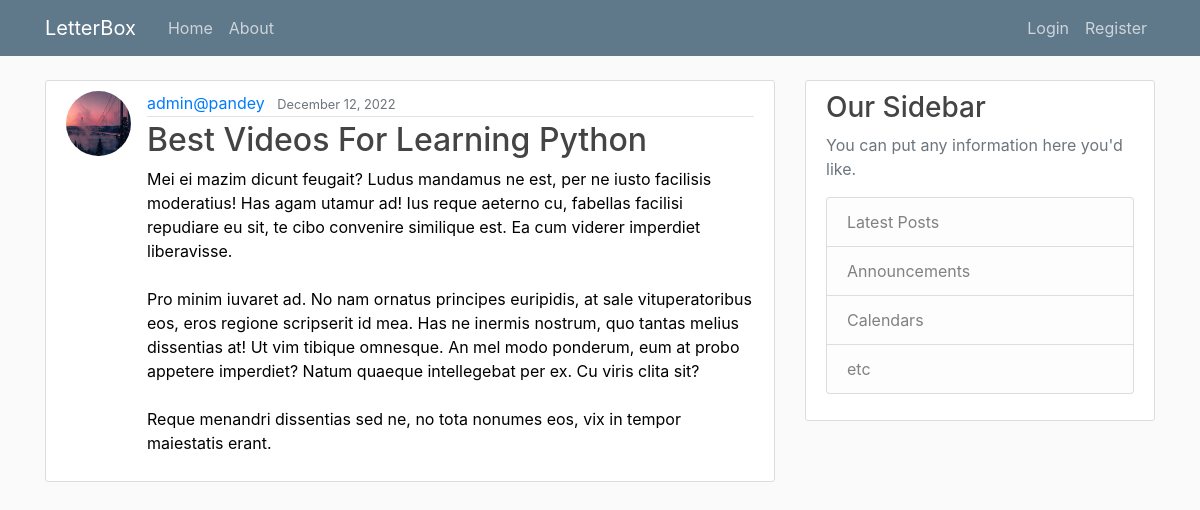
/posts/28/, run on the app's committed database.
### blog/models.py (models this page shows, shortened)
class Posts(models.Model):
    title = models.CharField(max_length=100)
    content = models.TextField()
    date_posted = models.DateTimeField(default=timezone.now)
    author = models.ForeignKey(User, on_delete=models.CASCADE)

### users/models.py (models this page shows, shortened)
class Profile(models.Model):
    user = models.OneToOneField(User, on_delete=models.CASCADE)
    image = models.ImageField(default='default.jpg', upload_to='profile_pics')
    ''' Comments - container body for the comments is a field.CASCADE window '''

### blog/views.py (the view)
# urls.py: path('posts/<int:pk>/', PostsDetailView.as_view(), name='post-detail'),
class PostsDetailView(DetailView):
    model = Posts
    template_name = 'blogs/post_detail.html'

### templates/blogs/post_detail.html (shortened to what this page needs)
{% extends "blogs/base.html" %} {% block content %}
<article class="media content-section">
  <img
    class="rounded-circle article-img"
    src="{{object.author.profile.image.url}}"
  />
  <div class="media-body">
    <div class="article-metadata">
      <a class="mr-2" href="{% url 'user-posts' object.author.username %}">{{ object.author }}</a>
      <small class="text-muted">{{ object.date_posted | date:'F d, Y' }}</small>
    </div>
    <h2 class="article-title">{{ object.title }}</h2>
    <p class="article-content">{{ object.content }}</p>
  </div>
</article>
{% endblock content %}

### static/blogs/main.css (style rules this page uses)
* { color: black; }
body { background: #fafafa; color: #333333; margin-top: 5rem; }
h1, h2, h3, h4, h5, h6 { color: #444444; }
.content-section { background: #ffffff; padding: 10px 20px; border: 1px solid #dddddd; border-radius: 3px; margin-bottom: 20px; }
.article-title { color: #444444; }
.article-content { white-space: pre-line; }
.article-img { height: 65px; width: 65px; margin-right: 16px; }
.article-metadata { padding-bottom: 1px; margin-bottom: 4px; border-bottom: 1px solid #e3e3e3 }

### data on the page
Posts: author.profile.image (picture), author "admin@pandey", date_posted "December 12, 2022", title "Best Videos For Learning Python", content "Mei ei mazim dicunt feugait? Ludus mandamus ne est, per ne iusto facilisis moderatius! Has agam utamur ad! Ius reque aeterno cu, fabellas facilisi repudiare eu sit, te cibo convenire similique est. Ea cum viderer imperdiet liberavisse. Pro minim iuvaret ad. No nam ornatus principes euripidis, at sale vituperatoribus eos, eros regione scripserit id mea. Has ne inermis nostrum, quo tantas melius dissentias at! Ut vim tibique omnesque. An mel modo ponderum, eum at probo appetere imperdiet? Natum quaeque intellegebat per ex. Cu viris clita sit? Reque menandri dissentias sed ne, no tota nonumes eos, vix in tempor maiestatis erant."
